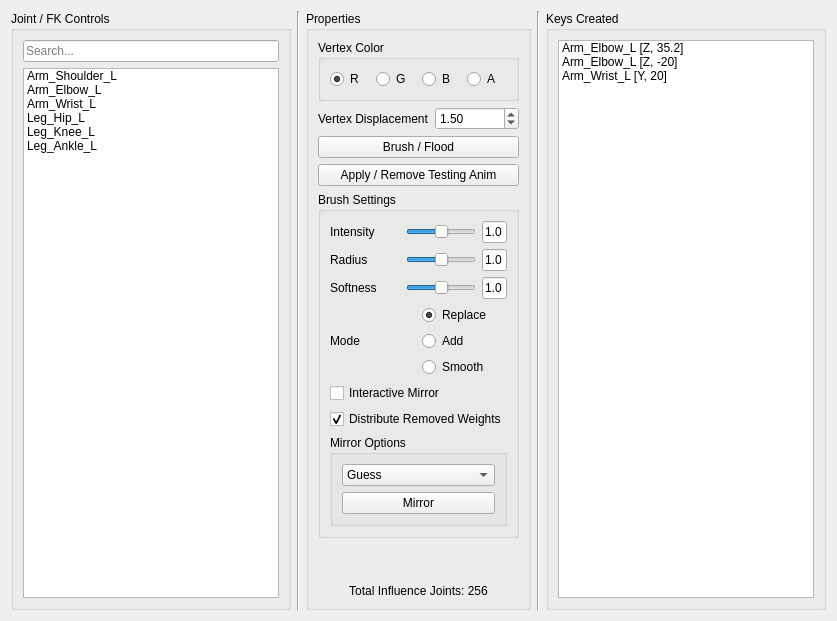
        <widget class="QWidget" name="tab_8">
         <attribute name="title">
          <string>Muscles</string>
         </attribute>
         <layout class="QHBoxLayout" name="horizontalLayout_62">
          <item>
           <layout class="QHBoxLayout" name="horizontalLayout_39">
            <item>
             <layout class="QVBoxLayout" name="verticalLayout_57">
              <item>
               <widget class="QGroupBox" name="groupBox_32">
                <property name="title">
                 <string>Joint / FK Controls</string>
                </property>
                <layout class="QHBoxLayout" name="horizontalLayout_55">
                 <item>
                  <layout class="QVBoxLayout" name="verticalLayout_58">
                   <item>
                    <widget class="QLineEdit" name="lineEdit_4">
                     <property name="placeholderText">
                      <string>Search...</string>
                     </property>
                    </widget>
                   </item>
                   <item>
                    <widget class="QListWidget" name="listWidget_14">
                     <item>
                      <property name="text">
                       <string>Arm_Shoulder_L</string>
                      </property>
                     </item>
                     <item>
                      <property name="text">
                       <string>Arm_Elbow_L</string>
                      </property>
                     </item>
                     <item>
                      <property name="text">
                       <string>Arm_Wrist_L</string>
                      </property>
                     </item>
                     <item>
                      <property name="text">
                       <string>Leg_Hip_L</string>
                      </property>
                     </item>
                     <item>
                      <property name="text">
                       <string>Leg_Knee_L</string>
                      </property>
                     </item>
                     <item>
                      <property name="text">
                       <string>Leg_Ankle_L</string>
                      </property>
                     </item>
                    </widget>
                   </item>
                  </layout>
                 </item>
                </layout>
               </widget>
              </item>
             </layout>
            </item>
            <item>
             <widget class="Line" name="line_21">
              <property name="orientation">
               <enum>Qt::Vertical</enum>
              </property>
             </widget>
            </item>
            <item>
             <layout class="QVBoxLayout" name="verticalLayout_80">
              <item>
               <widget class="QGroupBox" name="groupBox_43">
                <property name="sizePolicy">
                 <sizepolicy hsizetype="Preferred" vsizetype="Preferred">
                  <horstretch>0</horstretch>
                  <verstretch>0</verstretch>
                 </sizepolicy>
                </property>
                <property name="title">
                 <string>Properties</string>
                </property>
                <layout class="QHBoxLayout" name="horizontalLayout_56">
                 <item>
                  <layout class="QVBoxLayout" name="verticalLayout_81">
                   <item>
                    <widget class="QGroupBox" name="groupBox_29">
                     <property name="title">
                      <string>Vertex Color</string>
                     </property>
                     <layout class="QHBoxLayout" name="horizontalLayout_73">
                      <item>
                       <layout class="QHBoxLayout" name="horizontalLayout_74">
                        <item>
                         <widget class="QRadioButton" name="radioButton_7">
                          <property name="text">
                           <string>R</string>
                          </property>
                          <property name="checked">
                           <bool>true</bool>
                          </property>
                         </widget>
                        </item>
                        <item>
                         <widget class="QRadioButton" name="radioButton_8">
                          <property name="text">
                           <string>G</string>
                          </property>
                         </widget>
                        </item>
                        <item>
                         <widget class="QRadioButton" name="radioButton_9">
                          <property name="text">
                           <string>B</string>
                          </property>
                         </widget>
                        </item>
                        <item>
                         <widget class="QRadioButton" name="radioButton_10">
                          <property name="text">
                           <string>A</string>
                          </property>
                         </widget>
                        </item>
                       </layout>
                      </item>
                     </layout>
                    </widget>
                   </item>
                   <item>
                    <layout class="QHBoxLayout" name="horizontalLayout_76">
                     <item>
                      <widget class="QLabel" name="label_32">
                       <property name="text">
                        <string>Vertex Displacement</string>
                       </property>
                      </widget>
                     </item>
                     <item>
                      <widget class="QDoubleSpinBox" name="doubleSpinBox_2">
                       <property name="value">
                        <double>1.500000000000000</double>
                       </property>
                      </widget>
                     </item>
                    </layout>
                   </item>
                   <item>
                    <widget class="QPushButton" name="pushButton_17">
                     <property name="text">
                      <string>Brush / Flood</string>
                     </property>
                    </widget>
                   </item>
                   <item>
                    <widget class="QPushButton" name="pushButton_18">
                     <property name="text">
                      <string>Apply / Remove Testing Anim</string>
                     </property>
                    </widget>
                   </item>
                   <item>
                    <widget class="QGroupBox" name="groupBox_44">
                     <property name="title">
                      <string>Brush Settings</string>
                     </property>
                     <layout class="QVBoxLayout" name="verticalLayout_82">
                      <item>
                       <layout class="QVBoxLayout" name="verticalLayout_83">
                        <item>
                         <layout class="QHBoxLayout" name="horizontalLayout_58">
                          <item>
                           <widget class="QLabel" name="label_14">
                            <property name="text">
                             <string>Intensity</string>
                            </property>
                           </widget>
                          </item>
                          <item>
                           <widget class="QSlider" name="horizontalSlider_5">
                            <property name="sizePolicy">
                             <sizepolicy hsizetype="Ignored" vsizetype="Fixed">
                              <horstretch>0</horstretch>
                              <verstretch>0</verstretch>
                             </sizepolicy>
                            </property>
                            <property name="value">
                             <number>50</number>
                            </property>
                            <property name="orientation">
                             <enum>Qt::Horizontal</enum>
                            </property>
                           </widget>
                          </item>
                          <item>
                           <widget class="QLineEdit" name="lineEdit_16">
                            <property name="sizePolicy">
                             <sizepolicy hsizetype="Maximum" vsizetype="Fixed">
                              <horstretch>0</horstretch>
                              <verstretch>0</verstretch>
                             </sizepolicy>
                            </property>
                            <property name="minimumSize">
                             <size>
                              <width>0</width>
                              <height>0</height>
                             </size>
                            </property>
                            <property name="maximumSize">
                             <size>
                              <width>25</width>
                              <height>16777215</height>
                             </size>
                            </property>
                            <property name="text">
                             <string>1.0</string>
                            </property>
                           </widget>
                          </item>
                         </layout>
                        </item>
                        <item>
                         <layout class="QHBoxLayout" name="horizontalLayout_59">
                          <item>
                           <widget class="QLabel" name="label_17">
                            <property name="text">
                             <string>Radius</string>
                            </property>
                           </widget>
                          </item>
                          <item>
                           <widget class="QSlider" name="horizontalSlider_6">
                            <property name="sizePolicy">
                             <sizepolicy hsizetype="Ignored" vsizetype="Fixed">
                              <horstretch>0</horstretch>
                              <verstretch>0</verstretch>
                             </sizepolicy>
                            </property>
                            <property name="value">
                             <number>50</number>
                            </property>
                            <property name="orientation">
                             <enum>Qt::Horizontal</enum>
                            </property>
                           </widget>
                          </item>
                          <item>
                           <widget class="QLineEdit" name="lineEdit_17">
                            <property name="sizePolicy">
                             <sizepolicy hsizetype="Maximum" vsizetype="Fixed">
                              <horstretch>0</horstretch>
                              <verstretch>0</verstretch>
                             </sizepolicy>
                            </property>
                            <property name="minimumSize">
                             <size>
                              <width>0</width>
                              <height>0</height>
                             </size>
                            </property>
                            <property name="maximumSize">
                             <size>
                              <width>25</width>
                              <height>16777215</height>
                             </size>
                            </property>
                            <property name="text">
                             <string>1.0</string>
                            </property>
                           </widget>
                          </item>
                         </layout>
                        </item>
                        <item>
                         <layout class="QHBoxLayout" name="horizontalLayout_60">
                          <item>
                           <widget class="QLabel" name="label_18">
                            <property name="text">
                             <string>Softness</string>
                            </property>
                           </widget>
                          </item>
                          <item>
                           <widget class="QSlider" name="horizontalSlider_7">
                            <property name="sizePolicy">
                             <sizepolicy hsizetype="Ignored" vsizetype="Fixed">
                              <horstretch>0</horstretch>
                              <verstretch>0</verstretch>
                             </sizepolicy>
                            </property>
                            <property name="value">
                             <number>50</number>
                            </property>
                            <property name="orientation">
                             <enum>Qt::Horizontal</enum>
                            </property>
                           </widget>
                          </item>
                          <item>
                           <widget class="QLineEdit" name="lineEdit_18">
                            <property name="sizePolicy">
                             <sizepolicy hsizetype="Maximum" vsizetype="Fixed">
                              <horstretch>0</horstretch>
                              <verstretch>0</verstretch>
                             </sizepolicy>
                            </property>
                            <property name="minimumSize">
                             <size>
                              <width>0</width>
                              <height>0</height>
                             </size>
                            </property>
                            <property name="maximumSize">
                             <size>
                              <width>25</width>
                              <height>16777215</height>
                             </size>
                            </property>
                            <property name="text">
                             <string>1.0</string>
                            </property>
                           </widget>
                          </item>
                         </layout>
                        </item>
                        <item>
                         <layout class="QHBoxLayout" name="horizontalLayout_61">
                          <item>
                           <widget class="QLabel" name="label_19">
                            <property name="text">
                             <string>Mode</string>
                            </property>
                           </widget>
                          </item>
                          <item>
                           <layout class="QVBoxLayout" name="verticalLayout_84">
                            <item>
                             <widget class="QRadioButton" name="radioButton_4">
                              <property name="sizePolicy">
                               <sizepolicy hsizetype="Ignored" vsizetype="Expanding">
                                <horstretch>0</horstretch>
                                <verstretch>0</verstretch>
                               </sizepolicy>
                              </property>
                              <property name="minimumSize">
                               <size>
                                <width>0</width>
                                <height>0</height>
                               </size>
                              </property>
                              <property name="text">
                               <string>Replace</string>
                              </property>
                              <property name="checked">
                               <bool>true</bool>
                              </property>
                             </widget>
                            </item>
                            <item>
                             <widget class="QRadioButton" name="radioButton_5">
                              <property name="sizePolicy">
                               <sizepolicy hsizetype="Ignored" vsizetype="Expanding">
                                <horstretch>0</horstretch>
                                <verstretch>0</verstretch>
                               </sizepolicy>
                              </property>
                              <property name="minimumSize">
                               <size>
                                <width>0</width>
                                <height>0</height>
                               </size>
                              </property>
                              <property name="text">
                               <string>Add</string>
                              </property>
                             </widget>
                            </item>
                            <item>
                             <widget class="QRadioButton" name="radioButton_6">
                              <property name="sizePolicy">
                               <sizepolicy hsizetype="Ignored" vsizetype="Expanding">
                                <horstretch>0</horstretch>
                                <verstretch>0</verstretch>
                               </sizepolicy>
                              </property>
                              <property name="minimumSize">
                               <size>
                                <width>0</width>
                                <height>0</height>
                               </size>
                              </property>
                              <property name="text">
                               <string>Smooth</string>
                              </property>
                             </widget>
                            </item>
                           </layout>
                          </item>
                         </layout>
                        </item>
                        <item>
                         <widget class="QCheckBox" name="checkBox_3">
                          <property name="text">
                           <string>Interactive Mirror</string>
                          </property>
                         </widget>
                        </item>
                        <item>
                         <widget class="QCheckBox" name="checkBox_4">
                          <property name="text">
                           <string>Distribute Removed Weights</string>
                          </property>
                          <property name="checked">
                           <bool>true</bool>
                          </property>
                         </widget>
                        </item>
                       </layout>
                      </item>
                      <item>
                       <widget class="QGroupBox" name="groupBox_45">
                        <property name="title">
                         <string>Mirror Options</string>
                        </property>
                        <layout class="QVBoxLayout" name="verticalLayout_85">
                         <item>
                          <layout class="QVBoxLayout" name="verticalLayout_86">
                           <item>
                            <widget class="QComboBox" name="comboBox_7">
                             <item>
                              <property name="text">
                               <string>Guess</string>
                              </property>
                             </item>
                             <item>
                              <property name="text">
                               <string>+X -&gt; -X</string>
                              </property>
                             </item>
                             <item>
                              <property name="text">
                               <string>-X -&gt; +X</string>
                              </property>
                             </item>
                             <item>
                              <property name="text">
                               <string>Flip</string>
                              </property>
                             </item>
                            </widget>
                           </item>
                           <item>
                            <widget class="QPushButton" name="pushButton_5">
                             <property name="text">
                              <string>Mirror</string>
                             </property>
                            </widget>
                           </item>
                          </layout>
                         </item>
                        </layout>
                       </widget>
                      </item>
                     </layout>
                    </widget>
                   </item>
                   <item>
                    <spacer name="verticalSpacer_6">
                     <property name="orientation">
                      <enum>Qt::Vertical</enum>
                     </property>
                     <property name="sizeHint" stdset="0">
                      <size>
                       <width>20</width>
                       <height>40</height>
                      </size>
                     </property>
                    </spacer>
                   </item>
                   <item>
                    <widget class="QLabel" name="label_28">
                     <property name="text">
                      <string>Total Influence Joints: 256</string>
                     </property>
                     <property name="alignment">
                      <set>Qt::AlignCenter</set>
                     </property>
                    </widget>
                   </item>
                  </layout>
                 </item>
                </layout>
               </widget>
              </item>
             </layout>
            </item>
            <item>
             <widget class="Line" name="line_22">
              <property name="orientation">
               <enum>Qt::Vertical</enum>
              </property>
             </widget>
            </item>
            <item>
             <widget class="QGroupBox" name="groupBox_39">
              <property name="title">
               <string>Keys Created</string>
              </property>
              <layout class="QVBoxLayout" name="verticalLayout_68">
               <item>
                <layout class="QVBoxLayout" name="verticalLayout_70">
                 <item>
                  <widget class="QListWidget" name="listWidget_5">
                   <item>
                    <property name="text">
                     <string>Arm_Elbow_L [Z, 35.2]</string>
                    </property>
                   </item>
                   <item>
                    <property name="text">
                     <string>Arm_Elbow_L [Z, -20]</string>
                    </property>
                   </item>
                   <item>
                    <property name="text">
                     <string>Arm_Wrist_L [Y, 20]</string>
                    </property>
                   </item>
                  </widget>
                 </item>
                </layout>
               </item>
              </layout>
             </widget>
            </item>
           </layout>
          </item>
         </layout>
        </widget>
